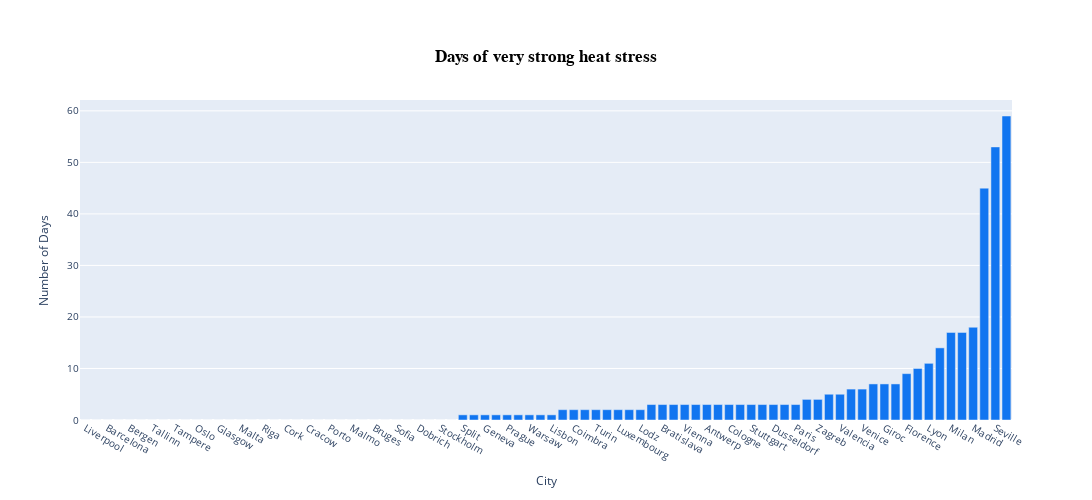

Notebook source saved alongside this figure:
### Markdown cell above
Due to medical conditions, the number of *Days of very strong heat stress* might be a crucial factor. Below, we show all the cities where that number is bigger than 10 and then where is smaller than 3.

### Code cell
data = df.sort_values('Days of very strong heat stress', ascending = True)
fig = go.Figure()
fig.add_trace(go.Bar(x = data['CityName'], y = data['Days of very strong heat stress'], 
                     marker=dict(color="#1175F0"),
                     hovertemplate=
                    "<b>City:</b> %{x}<br>" +
                    "<b>Days of very strong heat stress:</b> %{y}<br>" +
                    "<extra></extra>"))
fig.update_layout(xaxis_title = 'City', yaxis_title = 'Number of Days', width=1300, height=500)
fig.update_layout(title = dict(text="<b>Days of very strong heat stress</b>",  
                               font=dict(family='Arial', size=17, color='#000000'),
                               xanchor = 'center', x = 0.5, yanchor='top', y=0.9))
fig.update_layout(font = dict(size = 10))
fig.show()

### Figure 1 — Plotly figure (JSON) as saved in the notebook; plotly's stock layout.template omitted (floating-point values rounded to 4 significant figures)
{"data": [{"hovertemplate": "<b>City:</b> %{x}<br><b>Days of very strong heat stress:</b> %{y}<br><extra></extra>", "marker": {"color": "#1175F0"}, "type": "bar", "x": ["Liverpool", "Copenhagen", "Barcelona", "Stavanger", "Bergen", "Malaga", "Tallinn", "Helsinki", "Tampere", "Dresden", "Oslo", "Leeds", "Glasgow", "Edinburgh", "Malta", "Budapest", "Riga", "Dublin", "Cork", "London", "Cracow", "Odense", "Porto", "Salzburg", "Malmo", "Gothenburg", "Bruges", "Hamburg", "Sofia", "Ostrava", "Dobrich", "Lemesos", "Stockholm", "Ljubljana", "Split", "The Hague", "Geneva", "Naples", "Prague", "Munich", "Warsaw", "Braga", "Lisbon", "Rotterdam", "Coimbra", "Amsterdam", "Turin", "Gent", "Luxembourg", "Hanover", "Lodz", "Eindhoven", "Bratislava", "Utrecht", "Vienna", "Brussels", "Antwerp", "Berlin", "Cologne", "Miskolc", "Stuttgart", "Leipzig", "Dusseldorf", "Ankara", "Paris", "Zurich", "Zagreb", "Basel", "Valencia", "Frankfurt am Main", "Venice", "Debrecen", "Giroc", "Rome", "Florence", "Thessaloniki", "Lyon", "Toulouse", "Milan", "Athens", "Madrid", "Lefkosia", "Seville", "Adana"], "y": [0, 0, 0, 0, 0, 0, 0, 0, 0, 0, 0, 0, 0, 0, 0, 0, 0, 0, 0, 0, 0, 0, 0, 0, 0, 0, 0, 0, 0, 0, 0, 0, 0, 0, 1, 1, 1, 1, 1, 1, 1, 1, 1, 2, 2, 2, 2, 2, 2, 2, 2, 3, 3, 3, 3, 3, 3, 3, 3, 3, 3, 3, 3, 3, 3, 4, 4, 5, 5, 6, 6, 7, 7, 7, 9, 10, 11, 14, 17, 17, 18, 45, 53, 59]}], "layout": {"font": {"size": 10}, "height": 500, "title": {"font": {"color": "#000000", "family": "Arial", "size": 17}, "text": "<b>Days of very strong heat stress</b>", "x": 0.5, "xanchor": "center", "y": 0.9, "yanchor": "top"}, "width": 1300, "xaxis": {"title": {"text": "City"}}, "yaxis": {"title": {"text": "Number of Days"}}}}
